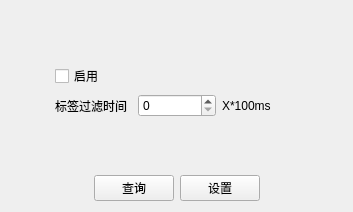
<?xml version="1.0" encoding="UTF-8"?>
<ui version="4.0">
 <class>FiltrateTagFor6CDlg</class>
 <widget class="QWidget" name="FiltrateTagFor6CDlg">
  <property name="geometry">
   <rect>
    <x>0</x>
    <y>0</y>
    <width>353</width>
    <height>212</height>
   </rect>
  </property>
  <property name="windowTitle">
   <string>Form</string>
  </property>
  <layout class="QGridLayout" name="gridLayout_2">
   <item row="0" column="0">
    <spacer name="horizontalSpacer_2">
     <property name="orientation">
      <enum>Qt::Horizontal</enum>
     </property>
     <property name="sizeHint" stdset="0">
      <size>
       <width>47</width>
       <height>20</height>
      </size>
     </property>
    </spacer>
   </item>
   <item row="0" column="1">
    <layout class="QVBoxLayout" name="verticalLayout">
     <item>
      <spacer name="verticalSpacer">
       <property name="orientation">
        <enum>Qt::Vertical</enum>
       </property>
       <property name="sizeHint" stdset="0">
        <size>
         <width>17</width>
         <height>28</height>
        </size>
       </property>
      </spacer>
     </item>
     <item>
      <layout class="QGridLayout" name="gridLayout">
       <item row="1" column="1">
        <widget class="QSpinBox" name="spinBox"/>
       </item>
       <item row="1" column="2">
        <widget class="QLabel" name="label_2">
         <property name="text">
          <string>X*100ms</string>
         </property>
        </widget>
       </item>
       <item row="0" column="0">
        <widget class="QCheckBox" name="checkBox">
         <property name="text">
          <string>启用</string>
         </property>
        </widget>
       </item>
       <item row="1" column="0">
        <widget class="QLabel" name="label">
         <property name="text">
          <string>标签过滤时间</string>
         </property>
        </widget>
       </item>
      </layout>
     </item>
     <item>
      <spacer name="verticalSpacer_2">
       <property name="orientation">
        <enum>Qt::Vertical</enum>
       </property>
       <property name="sizeHint" stdset="0">
        <size>
         <width>20</width>
         <height>38</height>
        </size>
       </property>
      </spacer>
     </item>
     <item>
      <layout class="QHBoxLayout" name="horizontalLayout">
       <item>
        <spacer name="horizontalSpacer">
         <property name="orientation">
          <enum>Qt::Horizontal</enum>
         </property>
         <property name="sizeHint" stdset="0">
          <size>
           <width>40</width>
           <height>20</height>
          </size>
         </property>
        </spacer>
       </item>
       <item>
        <widget class="QPushButton" name="pushButton">
         <property name="text">
          <string>查询</string>
         </property>
        </widget>
       </item>
       <item>
        <widget class="QPushButton" name="pushButton_2">
         <property name="text">
          <string>设置</string>
         </property>
        </widget>
       </item>
       <item>
        <spacer name="horizontalSpacer_4">
         <property name="orientation">
          <enum>Qt::Horizontal</enum>
         </property>
         <property name="sizeHint" stdset="0">
          <size>
           <width>40</width>
           <height>20</height>
          </size>
         </property>
        </spacer>
       </item>
      </layout>
     </item>
    </layout>
   </item>
   <item row="0" column="2">
    <spacer name="horizontalSpacer_3">
     <property name="orientation">
      <enum>Qt::Horizontal</enum>
     </property>
     <property name="sizeHint" stdset="0">
      <size>
       <width>46</width>
       <height>20</height>
      </size>
     </property>
    </spacer>
   </item>
  </layout>
 </widget>
 <resources/>
 <connections/>
</ui>
